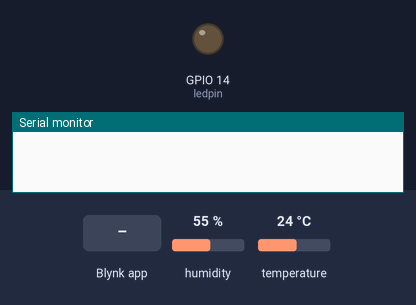
A sketch run on a simulated ESP32. Parts: output pins drawn as LEDs (lit = HIGH), the last lines printed to the serial monitor. Inputs (shaded band) come from the test bench; at power-on: humidity 55 %, temperature 24 °C. WiFi joins after 1.5 s; servers stay silent unless stated.

Above: at 3.0 s.
3.1 s: Blynk app writes 1 to V2
At 3.9 s:
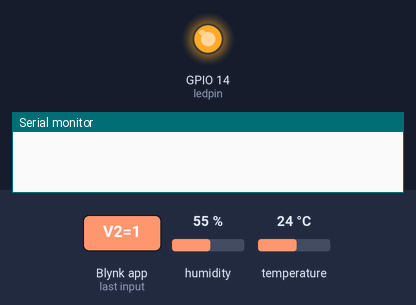
4.6 s: Blynk app writes 0 to V2
At 5.0 s:
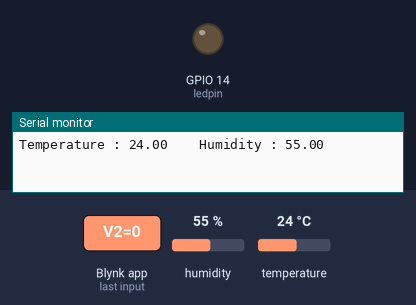
6.1 s: Blynk app writes 200 to V2
At 7.3 s:
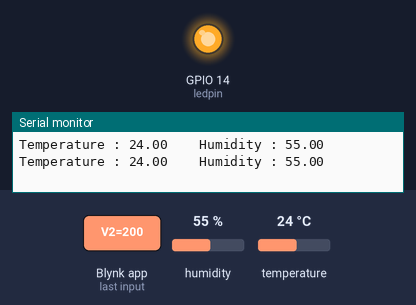
Timing chart, 0 to 9.1 s (numbered marks = the images above; inputs shaded):
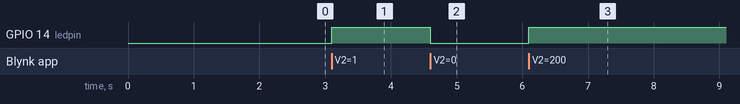

Measured:
- after the input at 3.1 s, GPIO 14 (ledpin): LOW → HIGH at once
- after the input at 4.6 s, GPIO 14 (ledpin): HIGH → LOW at once
- after the input at 6.1 s, GPIO 14 (ledpin): LOW → HIGH at once

The sketch:

dht_monitoring_led_control.ino
```cpp
#define BLYNK_PRINT Serial

#define BLYNK_TEMPLATE_ID "TMPL6uY4gJNfn"
#define BLYNK_TEMPLATE_NAME "DHT Monitoring"
#define BLYNK_AUTH_TOKEN "bEU5TUGhXdHQZ9zYC8clDzMXc95n2gt3"


#include <WiFi.h>
#include <WiFiClient.h>
#include <BlynkSimpleEsp32.h>


#include <DHT.h>

char auth[] = BLYNK_AUTH_TOKEN;

char ssid[] = "Wokwi-GUEST"; //nama hotspot yang digunakan
char pass[] = ""; //password hotspot yang digunakan

#define DHTPIN 12          // Mention the digital pin where you connected
#define DHTTYPE DHT22     // DHT 11
DHT dht(DHTPIN, DHTTYPE);
BlynkTimer timer;
int ledpin = 14;


void setup(){
   Serial.begin(115200);
   pinMode(ledpin,OUTPUT);
  Blynk.begin(auth, ssid, pass);
  // You can also specify server:
  //Blynk.begin(auth, ssid, pass, "blynk.cloud", 80);
  //Blynk.begin(auth, ssid, pass, IPAddress(192,168,1,100), 8080);

  dht.begin();
  timer.setInterval(2500L, sendSensor);
}

void loop(){
  Blynk.run();
  timer.run();
}
void sendSensor(){
  float h = dht.readHumidity();
  float t = dht.readTemperature(); // or dht.readTemperature(true) for Fahrenheit
  if (isnan(h) || isnan(t)) {
    Serial.println("Failed to read from DHT sensor!");
    return;
  }

  Blynk.virtualWrite(V1, h);
  Blynk.virtualWrite(V0, t);
  Serial.print("Temperature : ");
  Serial.print(t);
  Serial.print("    Humidity : ");
  Serial.println(h);


  if(t > 30){
   // Blynk.email("isamahfudi08@gmail.com", "Alert", "Temperature over 28C!");
    Blynk.logEvent("temp_alert","Temp above 30 degrees");
  }
}
 BLYNK_WRITE(V2) // From Blynk to the ESP32, to control a Relay
{
  int pinValue1 = param.asInt();
  digitalWrite(ledpin , pinValue1);
  }
```
